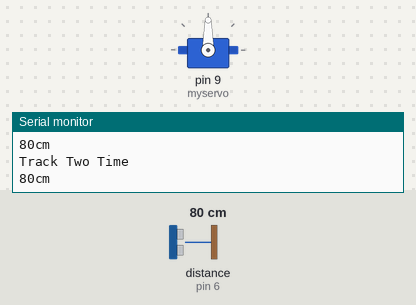
This sketch was run on a simulated Arduino Uno, built with avr-gcc and run on an emulated ATmega328P. On the bench: servo, the last lines printed to the serial monitor. Inputs (shaded band) come from the test bench; at power-on: distance to the obstacle (sensor on pin 6) 80 cm. The echo pulse lasts 58.3 µs per cm.

Above: at 1.8 s.
1.9 s: distance to the obstacle (sensor on pin 6) set to 9 cm
4.2 s: distance to the obstacle (sensor on pin 6) set to 6 cm
At 6.77 s:
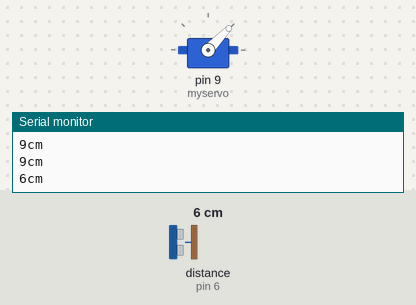
8.3 s: distance to the obstacle (sensor on pin 6) set to 60 cm
At 9.0 s:
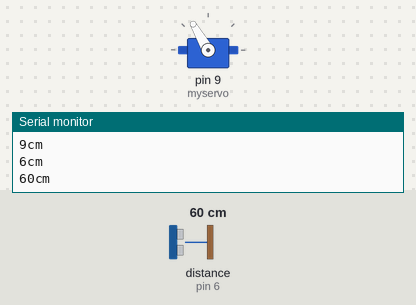
9.9 s: distance to the obstacle (sensor on pin 6) set to 2 cm
At 11.62 s:
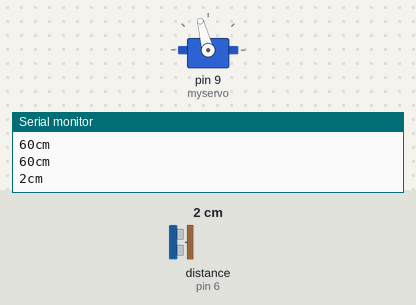
Timing chart, 0 to 15.0 s (numbered marks = the images above; inputs shaded):
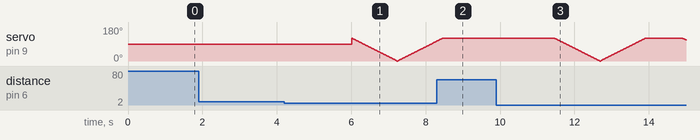

The sketch:

Moob.ino
```cpp
#include <Servo.h>
Servo myservo;
int pos = 0;
const int pingPin = 7; // Trigger Pin of Ultrasonic Sensor
const int echoPin = 6; // Echo Pin of Ultrasonic Sensor
int track1 = 0;
int track2 = 0;
int track3 = 0;
void setup() {
   Serial.begin(9600); // Starting Serial Terminal
   myservo.attach(9);
}

void loop() {
   long duration, inches, cm;
   pinMode(pingPin, OUTPUT);
   digitalWrite(pingPin, LOW);
   delayMicroseconds(20);
   digitalWrite(pingPin, HIGH);
   delayMicroseconds(80);
   digitalWrite(pingPin, LOW);
   pinMode(echoPin, INPUT);
   duration = pulseIn(echoPin, HIGH);

   cm = microsecondsToCentimeters(duration);
   Serial.print(cm);
   Serial.print("cm");
   Serial.println();
   delay(1000);
   if(cm<8 ){ Moov(); }
    else if(cm<60 && cm >15){
     FirstPos();
   }
   else if(cm> 60 && cm < 112){
     SecondPos();
   }
   else if(cm > 112 && cm <172){
     ThirdPos();
   }

}

long microsecondsToCentimeters(long microseconds) {
   return microseconds / 29 / 2;
}


void Moov(){

  for(int i =120; i>=0 ; i--)
{
  myservo.write(i);delay(10);
}
  for(int i =0; i<=120 ; i++)
{
  myservo.write(i);delay(10);
}

}


void FirstPos(){

  if(track1 == 0){
    Serial.print("Track One Time \n");
    track1++;
  }
  else{  Serial.print("Track Changed!!! \n");
}
}
void SecondPos(){

  if(track2 == 0){
    Serial.print("Track Two Time \n");
    track2++;
  }
  else{  Serial.print("Track Changed!!! \n");
}
}
void ThirdPos(){

  if(track3 == 0){
    Serial.print("Track Three Time \n");
    track3++;
  }
  else{  Serial.print("Track Changed!!! \n");
}
}
```

Measured:
- the behaviour switches between 8 and 7 cm on distance to the obstacle (sensor on pin 6) (found by bisection; images 0 and 1)
- after the input at 8.3 s, servo on pin 9 (myservo): goes on until 8.4 s, then stays 120°
